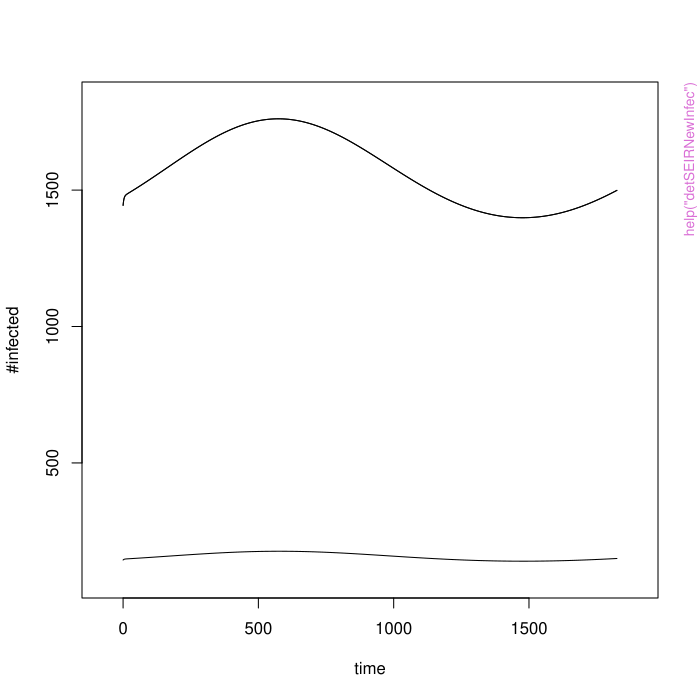

Here is the R script that generated this plot:
pkgname <- "dizzysNewInfec"
source(file.path(R.home("share"), "R", "examples-header.R"))
options(warn = 1)
library('dizzysNewInfec')

base::assign(".oldSearch", base::search(), pos = 'CheckExEnv')
cleanEx()
nameEx("coef.seirNewInfec")
### * coef.seirNewInfec

flush(stderr()); flush(stdout())

### Name: coef.seirNewInfec
### Title: Coefficient of seirNewInfec Object
### Aliases: coef
### Keywords: coefficients seirNewInfec object

### ** Examples

	seirobj1<-globSEIRSimulNewInfec(N=1e7)
	coef(seirobj1)

	seirobj2<-globSEIRSimulNewInfec(nbVilles=3, N=c(1e7,1e6))
	coef(seirobj2)



cleanEx()
nameEx("detSEIRNewInfec")
### * detSEIRNewInfec

flush(stderr()); flush(stdout())

### Name: detSEIRNewInfec
### Title: Creat a seir Object
### Aliases: detSEIRNewInfec
### Keywords: deterministic model

### ** Examples

	obj<-globSEIRNewInfec(typeSIMU="deter",nbVilles=3,N=c(1e7,1e6))
	plot(obj)	



cleanEx()
nameEx("equiNewInfec")
### * equiNewInfec

flush(stderr()); flush(stdout())

### Name: equiNewInfec
### Title: Finding Endemic Equilibrium of a seasonally-forced SEIR/SIR
###   model
### Aliases: equiNewInfec
### Keywords: SEIR/SIR model limit cycle equilibrium

### ** Examples

## The point on the limit cycle depends on the input phase value 'phi':
	res<-equiNewInfec(duration=100*365,unitTIME=1,N=10e6,mu=1/(70*365),
    nbCONTACT0=300,nbCONTACT1=.1,probINFECTER=0.1,sigma=1/7,gamma=1/7,phiPHASE=c(0),periDISE=365)	
	print(res)



cleanEx()
nameEx("globSEIRNewInfec")
### * globSEIRNewInfec

flush(stderr()); flush(stdout())

### Name: globSEIRNewInfec
### Title: Creat a seir Object
### Aliases: globSEIRNewInfec
### Keywords: deterministic model stochastic model

### ** Examples

	obj<-globSEIRNewInfec()
	plot(obj)
	obj<-globSEIRNewInfec(typeSIMU="sto",nbVilles=3,N=c(1e7,1e6))
	plot(obj)
	obj<-globSEIRNewInfec(typeSIMU="deter",nbVilles=3,N=c(1e7,1e6))
	plot(obj)	



cleanEx()
nameEx("globSEIRSimulNewInfec")
### * globSEIRSimulNewInfec

flush(stderr()); flush(stdout())

### Name: globSEIRSimulNewInfec
### Title: Redoing or Continuing a Simulation.
### Aliases: globSEIRSimulNewInfec
### Keywords: seir model R package

### ** Examples

	#STO, STO
	sto<-globSEIRNewInfec(N=1e6,typeSIMU="stoch",duration=5*365,nbVilles=2)
	plot(globSEIRSimulNewInfec(sto,typeSIMU="stoch",continue=TRUE,duration=5*365,nbCONTACT1=0,phiPHASE=c(pi/2,0)),col=c(1,2))
	#DET, DET
	det<-globSEIRNewInfec(N=10e4,typeSIMU="deter",duration=50*365)
	plot(globSEIRSimulNewInfec(det,typeSIMU="deter",continue=TRUE,duration=5*365,nbCONTACT1=0.1,phiPHASE=pi))



cleanEx()
nameEx("lines.seirNewInfec")
### * lines.seirNewInfec

flush(stderr()); flush(stdout())

### Name: lines.seirNewInfec
### Title: Add Connected Line Segments of an seir object to a Plot 2D/3D
### Aliases: lines
### Keywords: lines projection on plane

### ** Examples

#creating a plot
#adding a line to the plot
	globSEIRSimulNewInfec(nbVilles=2)->obj
	globSEIRSimulNewInfec(nbVilles=1)->obj1
	#2D
	plot(obj,col="red")
	lines(obj1,col="blue",lwd=2)
	#3D
	plot(obj,z="S",col="red",proj=list(c("time","P")))
	lines(obj1,z="S",col="blue",proj=list(c("time","P")))



cleanEx()
nameEx("persNewInfec")
### * persNewInfec

flush(stderr()); flush(stdout())

### Name: persNewInfec
### Title: persNewInfec in a Metapopulation
### Aliases: persNewInfec
### Keywords: metapopulation persNewInfec

### ** Examples

	obj1<-obj1<-globSEIRSimulNewInfec(nbVilles=5,N=1e5,nbCONTACT0=100,duration=365*30)
	objper<-persNewInfec(obj1)
	objper@persistence



cleanEx()
nameEx("plot.persNewInfec")
### * plot.persNewInfec

flush(stderr()); flush(stdout())

### Name: plot.persNewInfec
### Title: Plotting Kaplan Meier Survival Curve
### Aliases: plot
### Keywords: Kaplan–Meier curve Kaplan–Meier estimator

### ** Examples

	p<-persNewInfec(globSEIRSimulNewInfec(nbVilles=5,N=1e5,nbCONTACT0=100,duration=365*30))
	plot.persNewInfec(p)
	x11()
	plot.persNewInfec(p,curvetype="pop",col=c("green","blue"),vilabline=c(1,3))



cleanEx()
nameEx("plot.seirNewInfec")
### * plot.seirNewInfec

flush(stderr()); flush(stdout())

### Name: plot.seirNewInfec
### Title: Plotting 2D/3D a seir Object
### Aliases: plot
### Keywords: seir model

### ** Examples

	obj<-globSEIRSimulNewInfec(nbVilles=3, N=1e6, nbCONTACT0=100)
	plot(obj,col=c("red","blue"),lwd=2,xlab="time (day)", ylab="number of infectives")
	pause()
	plot(obj,z="S",col=c("red","blue"),lwd=2,xlab="time (day)", ylab="number of infectives",zlab="number of susceptible")
	pause()
	#plot(obj,z="S",col=c("red","blue"),lwd=2,proj=list(c("time","P"),c("time","S")),box=F,xlab="time (day)", ylab="number of infectives",zlab="number of susceptible")



cleanEx()
nameEx("pop.seirNewInfec")
### * pop.seirNewInfec

flush(stderr()); flush(stdout())

### Name: pop.seirNewInfec
### Title: Extract Values of State Variables of each City according to
###   Time.
### Aliases: pop.seirNewInfec

### ** Examples

	obj<-globSEIRSimulNewInfec(nbVilles=3, N=1e6)
	tpobj<-pop(obj) 
	class(tpobj)
	tpobj<-pop(obj,fct="sum")
	class(tpobj)
	tpobj<-pop(obj,subset=c(1,2),fct="sum")	
	class(tpobj)



cleanEx()
nameEx("stoSEIRNewInfec")
### * stoSEIRNewInfec

flush(stderr()); flush(stdout())

### Name: stoSEIRNewInfec
### Title: Creat a seir stochastic Object
### Aliases: stoSEIRNewInfec
### Keywords: stochastic model

### ** Examples

	obj<-globSEIRNewInfec(typeSIMU="sto",nbVilles=3,N=c(1e7,1e6))
	plot(obj)	



### * <FOOTER>
###
options(digits = 7L)
base::cat("Time elapsed: ", proc.time() - base::get("ptime", pos = 'CheckExEnv'),"\n")
grDevices::dev.off()
###
### Local variables: ***
### mode: outline-minor ***
### outline-regexp: "\\(> \\)?### [*]+" ***
### End: ***
quit('no')
